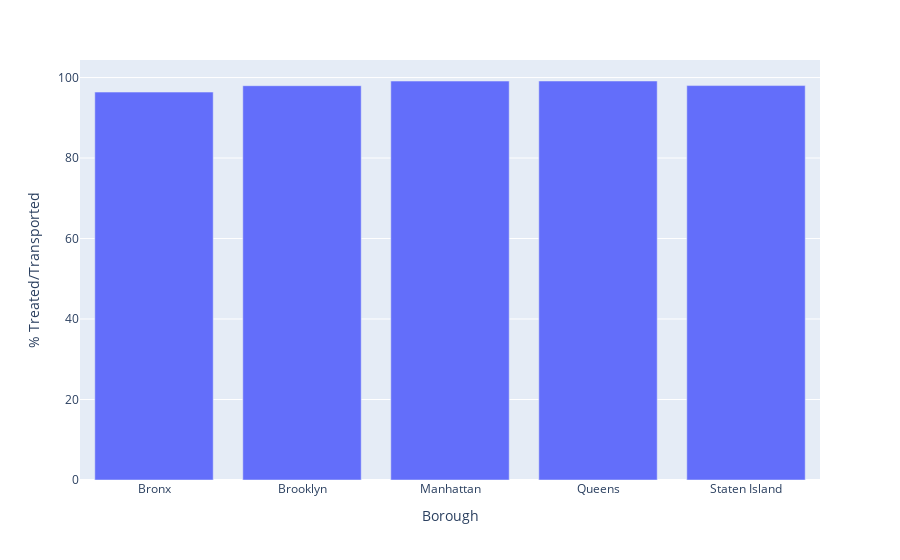

Notebook source saved alongside this figure:
### Code cell
def visual1(final):
    final = final.reset_index()
#     return final
#     df = pd.read_csv("2021_ems_data.csv")
#     data = pd.DataFrame()
#     data["Borough"] = df["Borough"]
#     data["Disposition Code"] = df["Disposition Code"]
#     data["Incident Status"] = (data["Disposition Code"] == "Bad").where((data["Disposition Code"] == 83) | (data["Disposition Code"] == 96), "Alive")
   

    fig = px.bar(final, x="Borough", y="% Treated/Transported")
    fig.show()
############ Function Call ############
x = insight2()
visual1(x)

### Figure 1 — Plotly figure (JSON) as saved in the notebook; plotly's stock layout.template omitted (floating-point values rounded to 4 significant figures)
{"data": [{"alignmentgroup": "True", "hovertemplate": "Borough=%{x}<br>% Treated/Transported=%{y}<extra></extra>", "legendgroup": "", "marker": {"color": "#636efa", "pattern": {"shape": ""}}, "name": "", "offsetgroup": "", "orientation": "v", "showlegend": false, "textposition": "auto", "type": "bar", "x": ["Bronx", "Brooklyn", "Manhattan", "Queens", "Staten Island"], "xaxis": "x", "y": [96.39, 97.97, 99.12, 99.14, 98], "yaxis": "y"}], "layout": {"barmode": "relative", "legend": {"tracegroupgap": 0}, "margin": {"t": 60}, "xaxis": {"anchor": "y", "domain": [0, 1], "title": {"text": "Borough"}}, "yaxis": {"anchor": "x", "domain": [0, 1], "title": {"text": "% Treated/Transported"}}}}
